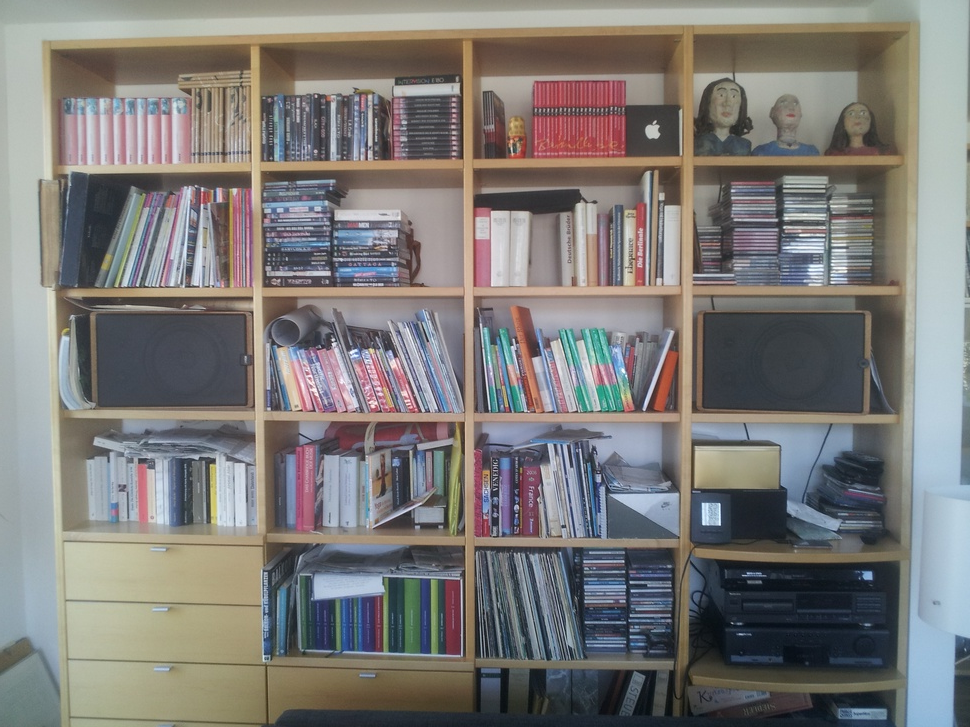
#> input picture HW 09/PGPShelf/20150616_074411.jpg, 970 x 727 px, shrunk from 3264 x 2448 before the run
$ jupyter execute --allow-errors RP_AJMERAANAND_MAYORALBANOSJOSECARLOS_20160602_2.ipynb   (Python 2 division)   (older library calls are emulated)
#> lines starting #> are read from the running program, lines starting #| are printed output that depends on the picture; after the words box and inside, x2 and y2 are one past the last pixel; in counts of white or black regions, pixels touching at a corner belong together; long printed decimals are rounded
[cell 1]
import numpy as np
from scipy.ndimage import imread
import scipy
import glob
from PIL import Image
import random
import cv2
import matplotlib.pyplot as plt

[cell 2]
def SIFT(img):
    sift = cv2.SIFT()
    keypoints = sift.detect(img,None)
    keypoints, descriptors = sift.compute(img,keypoints)
    out = cv2.drawKeypoints(img,keypoints)
    return out,keypoints,descriptors


def keypoint2Array(kp):
    kp1_array_x = []
    kp1_array_y = []

    for point in kp1:
        kp1_array_x.append(point.pt[0])
        kp1_array_y.append(point.pt[1])

    return np.vstack((kp1_array_x, kp1_array_y)).T

[cell 3]
#Taken from http://stackoverflow.com/questions/20259025/module-object-has-no-attribute-drawmatches-opencv-python
#Not available for Python

def drawMatches(img1, kp1, img2, kp2, matches):

    # Create a new output image that concatenates the two images together
    # (a.k.a) a montage

    rows1 = img1.shape[0]
    cols1 = img1.shape[1]
    rows2 = img2.shape[0]
    cols2 = img2.shape[1]

    out = np.zeros((max([rows1,rows2]),cols1+cols2,3), dtype='uint8')

    # Place the first image to the left
    out[:rows1,:cols1] = np.dstack([img1, img1, img1])

    # Place the next image to the right of it
    out[:rows2,cols1:] = np.dstack([img2, img2, img2])

    # For each pair of points we have between both images
    # draw circles, then connect a line between them
    for mat in matches:

        # Get the matching keypoints for each of the images
        img1_idx = mat.queryIdx
        img2_idx = mat.trainIdx

        # x - columns
        # y - rows
        (x1,y1) = kp1[img1_idx].pt
        (x2,y2) = kp2[img2_idx].pt

        # Draw a small circle at both co-ordinates
        # radius 4
        # colour blue
        # thickness = 1
        cv2.circle(out, (int(x1),int(y1)), 4, (255, 0, 0), 1)
        cv2.circle(out, (int(x2)+cols1,int(y2)), 4, (255, 0, 0), 1)

        # Draw a line in between the two points
        # thickness = 1
        # colour blue
        cv2.line(out, (int(x1),int(y1)), (int(x2)+cols1,int(y2)), (255, 0, 0), 3)


    # Show the image
    plt.imshow(out, cmap = 'gray', interpolation = 'bicubic')
    plt.show()

    """
    #Resolution is pretty big
    cv2.imshow('Matched Features', out)
    cv2.waitKey(0)
    cv2.destroyWindow('Matched Features')
    """

    # Also return the image if you'd like a copy
    return out

[cell 4]
# 0 means GrayScale
img1 = cv2.imread('PGPShelf/20150616_074411.jpg',0)
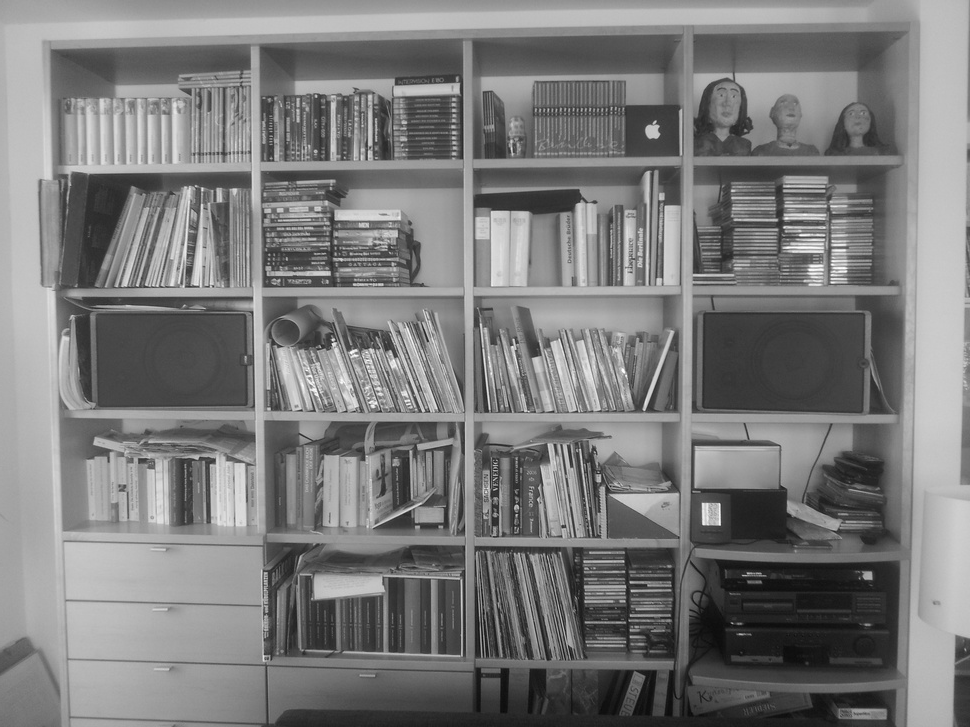
#> img1: shape (727, 970); min 9, max 255, mean 122.9
img2 = cv2.imread('PGPShelf/20150616_074444.jpg',0)
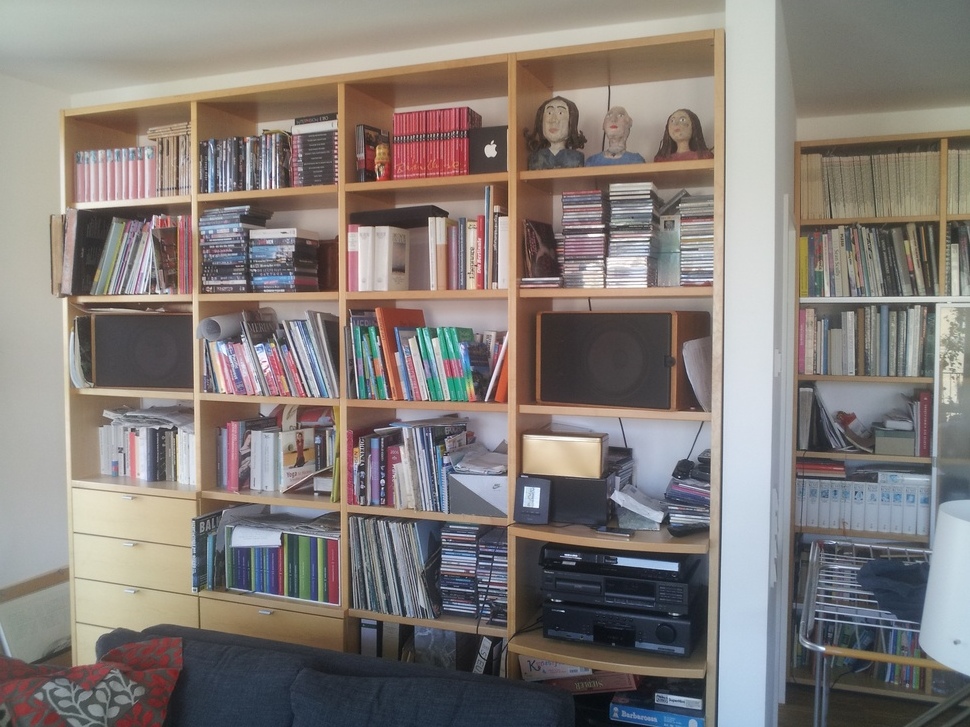
#> input picture HW 09/PGPShelf/20150616_074444.jpg, 970 x 727 px, shrunk from 3264 x 2448 before the run
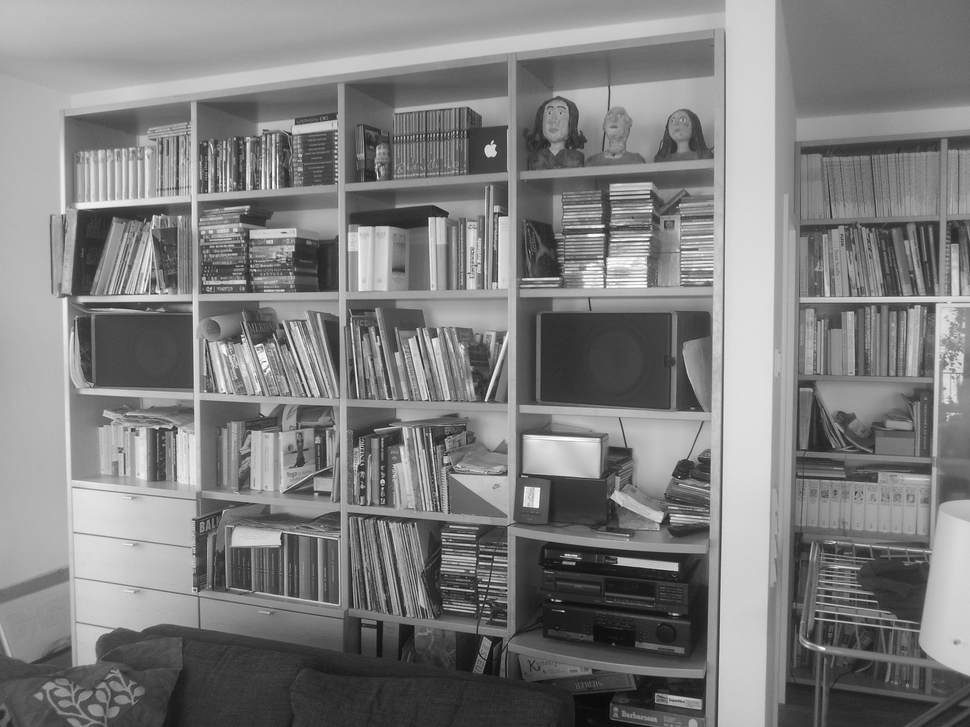
#> img2: shape (727, 970); min 10, max 255, mean 126.8
#cv2.imshow('Original GrayScale', img1)
#cv2.waitKey()
#plt.imshow(img1, cmap = 'gray', interpolation = 'bicubic')
sift1,kp1,desc1 = SIFT(img1)
#> in SIFT, `keypoints = sift.detect(img,None)`: keypoints = 3299 keypoints; strongest (x, y, size): (652, 131, 9.8), (711, 515, 15.1), (868, 575, 6.5), (333, 340, 2.1)
#> kp1 has the same summary as keypoints in SIFT
kp_array_1 = keypoint2Array(kp1)
#> the loop in keypoint2Array, `for point in kp1:` made 3299 passes
#> point on passes 1 to 3: keypoint at (17, 641.9), size 2.2, keypoint at (22.1, 649.1), size 16.4, keypoint at (22.1, 649.1), size 16.4
#> after the loop in keypoint2Array, `for point in kp1:`: kp1_array_x = 3299 values from 16.98 to 967.1; kp1_array_y = 3299 values, max 721.1 at index 615, min 26.12 at index 2819, mean 344.2
#> kp_array_1 = 3299 pairs, first value 16.98 to 967.1, second value 26.12 to 721.1

sift2,kp2,desc2 = SIFT(img2)
#> in SIFT (call 2), `keypoints = sift.detect(img,None)`: keypoints = 3085 keypoints; strongest (x, y, size): (490, 150, 8.4), (673, 567, 6.8), (533, 498, 13.2), (674, 614, 1.8)
#> in SIFT (call 2), `out = cv2.drawKeypoints(img,keypoints)`:
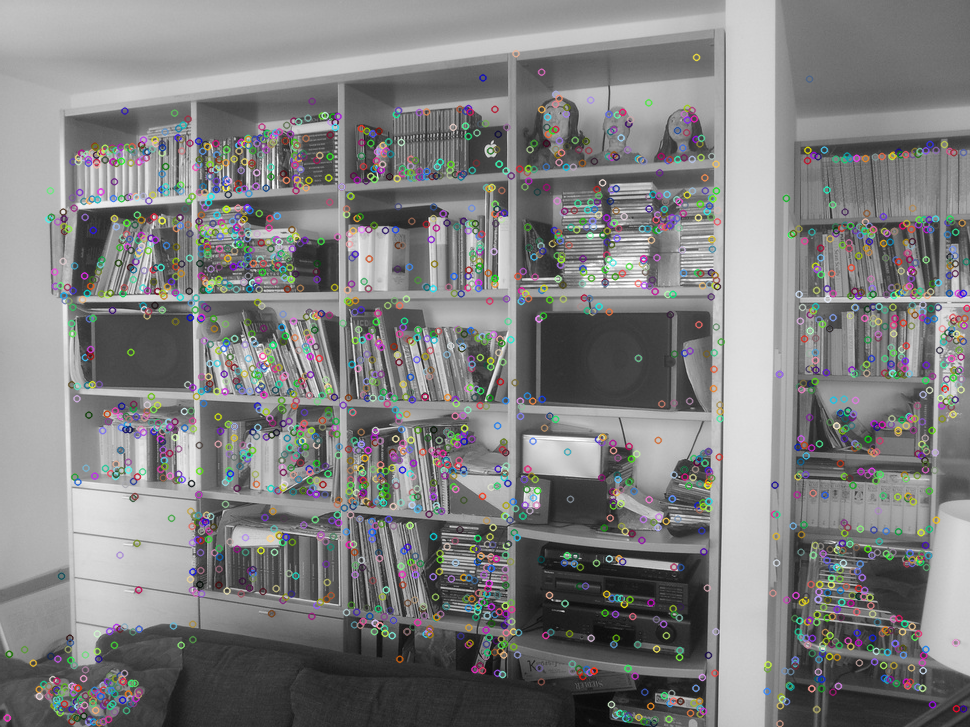
#> out: shape (727, 970, 3); mean of channels 0, 1, 2 127.6, 127.7, 127.6; drawn as B, G, R
#> kp2 has the same summary as keypoints in SIFT
kp_array_2 = keypoint2Array(kp2)
#> the loop in keypoint2Array (call 2), `for point in kp1:` made 3299 passes
#> kp_array_2 has the same summary as kp_array_1

[cell 5]
#NORM_L2 means euclidean distance
matcher = cv2.BFMatcher(cv2.NORM_L2)
matching_points = matcher.knnMatch(desc1,desc2,k=2)
#> matching_points = 3299 matches
# [5 lines of commented-out code are left out]

[cell 6]
#Selecting good matching points
good = []
print "Total Correspondances" , len(matching_points)
#| Total Correspondances 3299

i=0
for m,n in matching_points:
    i = i+1

    if abs(m.distance - n.distance) > 150:
        good.append(m)
#> after the loop, good = 38 matches; i = 3299

print "Number of good correspondences", len(good)
#| Number of good correspondences 38

[cell 7]
#Taking correspondences points

point1 = []
point2 = []

for mat in good:
        # Get the matching keypoints for each of the images
        img1_idx = mat.queryIdx
        img2_idx = mat.trainIdx

        # x - columns
        # y - rows
        (x1,y1) = kp1[img1_idx].pt
        point1.append([x1,y1])
        (x2,y2) = kp2[img2_idx].pt
        point2.append([x2,y2])
#> this loop made 38 passes
#> (img1_idx, img2_idx, x1, y1, x2, y2) on passes 1 to 12: (79, 125, 80.32, 102.1, 86.3, 154), (140, 235, 115.7, 506.1, 115.5, 463.7), (163, 253, 122.3, 487.8, 120.3, 449.9), (164, 255, 122.3, 487.8, 120.3, 449.9), (201, 238, 134.3, 196.9, 115.8, 226.3), (550, 475, 246.1, 199.6, 187.6, 224.2), (649, 550, 268.1, 268.1, 203.6, 278.3), (650, 551, 268.1, 268.1, 203.6, 278.3), (676, 564, 272.1, 220.5, 205.6, 240.5), (688, 573, 272.8, 228.7, 207, 246.9), (689, 574, 272.8, 228.7, 207, 246.9), (695, 581, 274.3, 281.6, 208.6, 289)
#> after the loop, point1 = 38 pairs, first value 80.32 to 806.8, second value 102.1 to 695.3; point2 = 38 pairs, first value 86.3 to 615.7, second value 149 to 672

assert len(point1) == len(point2)

point1 = np.array(point1)
point2 = np.array(point2)
print "Done"

[cell 8]
img3 = drawMatches(img1,kp1,img2,kp2,good)
#> in drawMatches, `out[:rows1,:cols1] = np.dstack([img1, img1, img1])`:
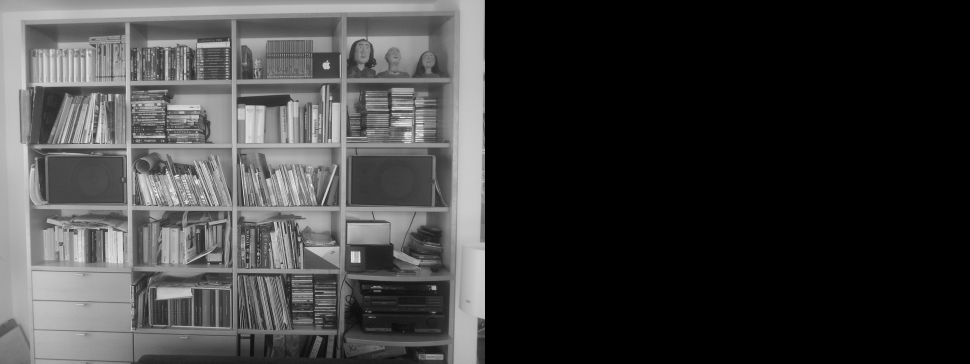
#> out: shape (727, 1940, 3) (shown at 1/2 size); min 0, max 255, mean 61.4
#> in drawMatches, `out[:rows2,cols1:] = np.dstack([img2, img2, img2])`:
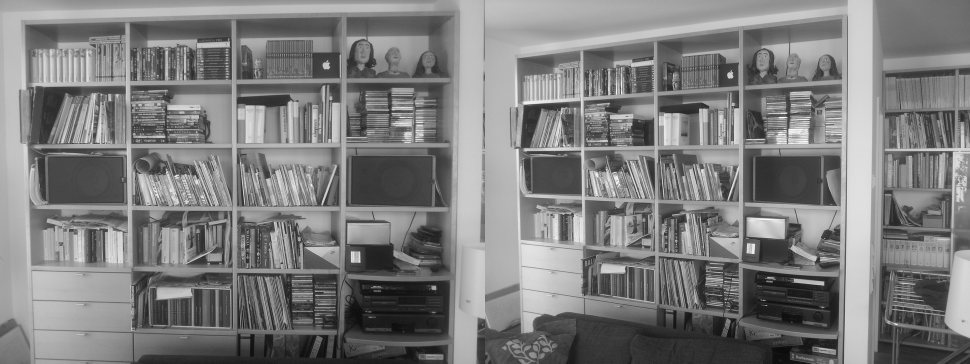
#> out: shape (727, 1940, 3) (shown at 1/2 size); min 9, max 255, mean 124.8
#> the loop in drawMatches, `for mat in matches:` made 38 passes
#> after the loop in drawMatches, `for mat in matches:`:
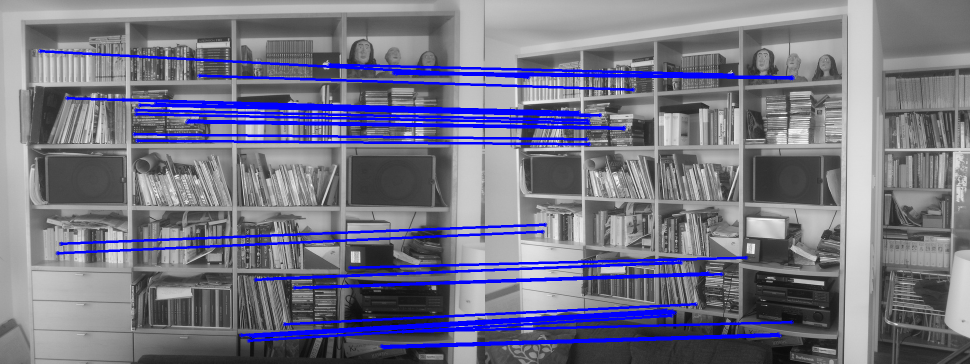
#> out: shape (727, 1940, 3) (shown at 1/2 size); 7.61% of pixels changed, all inside (x1, y1, x2, y2) = (76, 98, 1590, 700); drawn as B, G, R

[cell 9]
# Calibration Matrix and
# General Projective Camera (According Slide 24  03-CamerasPGP
M,mask = cv2.findHomography(point1,point2)
#> M = [[0.566, 0.033, 33.18], [-0.0847, 0.791, 74.7], [-0.000273, 6.51e-05, 1]]; mask = 38 values, max 1 at index 1, min 0 at index 0, mean 0.526
#QR Descomposition

R,K = scipy.linalg.qr(M)
#> R = [[-0.989, -0.148, 0.000467], [0.148, -0.989, -0.000102], [0.000477, -3.15e-05, 1]]; K = [[-0.572, 0.0845, -21.75], [0, -0.787, -78.79], [0, 0, 1.01]]
K = K /K[2,2]
#> K = [[-0.568, 0.0838, -21.58], [0, -0.781, -78.17], [0, 0, 1]]

fix_t = np.eye(3);
if K[0,0] < 0:
    fix_t[0,0] = -1
if K[1,1] < 0:
    fix_t[1,1] = -1

K = np.dot(K , fix_t)
#> K = [[0.568, -0.0838, -21.58], [0, 0.781, -78.17], [0, 0, 1]]

R = np.dot(fix_t , R)
#> R = [[0.989, 0.148, -0.000467], [-0.148, 0.989, 0.000102], [0.000477, -3.15e-05, 1]]

if np.linalg.det(R) <0:
    R = -R ;


print K
#| [[  0.5679  -0.08381 -21.582]
#|  [  0.           0.7809 -78.172]
#|  [  0.           0.           1.        ]]
s = K[0,1]
#> s = -0.0838
ax = K[0,0]
#> ax = 0.568
ay = K[1,1]
#> ay = 0.781
s = K[0,1]
x0 = K[0,2]
#> x0 = -21.58
y0 = K[1,2]
#> y0 = -78.17

T = M[2,:2]
#> T = [-0.000273, 6.51e-05]

[cell 10]
# prepare object points, like (0,0,0), (1,0,0), (2,0,0) ....,(6,5,0)
objp = np.zeros((6*7,3), np.float32)
#print "objp: ",objp
objp[:,:2] = np.mgrid[0:7,0:6].T.reshape(-1,2)
#print "objp: ",objp
# Arrays to store object points and image points from all the images.
objpoints = [] # 3d point in real world space
imgpoints = [] # 2d points in image plane.

#images = glob.glob('PGPShelf/*.jpg')
images=[]
images.append('PGPShelf/20150616_074411.jpg')
images.append('PGPShelf/20150616_074444.jpg')

points = []
points.append(point1)
points.append(point2)

i = 0
for fname in images:
    img = cv2.imread(fname)
#> img is the input picture: shape (727, 970, 3); mean B, G, R 120.1, 122.4, 124.8
    gray = cv2.cvtColor(img,cv2.COLOR_BGR2GRAY)

    # Find the chess board corners
    ret = True
    corners = points[i]
#> corners has the same summary as point1
    i = i+1
    # If found, add object points, image points (after refining them)
    if ret == True:
        objpoints.append(objp)
        #corners2 = cv2.cornerSubPix(img1,corners,(3,3),(-1,-1),criteria)
        imgpoints.append(corners)

        # [6 lines of commented-out code are left out]
print img1.shape[::-1]
#| (970, 727)
print len(objpoints)
#> (the rest of this cell did not finish here and is left out)

[cell 11]
K_ = K[:2,:2]
#> K_ = [[0.568, -0.0838], [0, 0.781]]

p2_cal = np.dot(K_,point1.T).T
#> p2_cal = 38 pairs, first value 23.28 to 437.8, second value 79.76 to 543
print point2 - p2_cal
#> (printed output is left out)

[cell 12]
dist = np.array([0.00000000000000,0.00000000000,0,0])
img_undistorted = cv2.undistort(img2,K,dist)
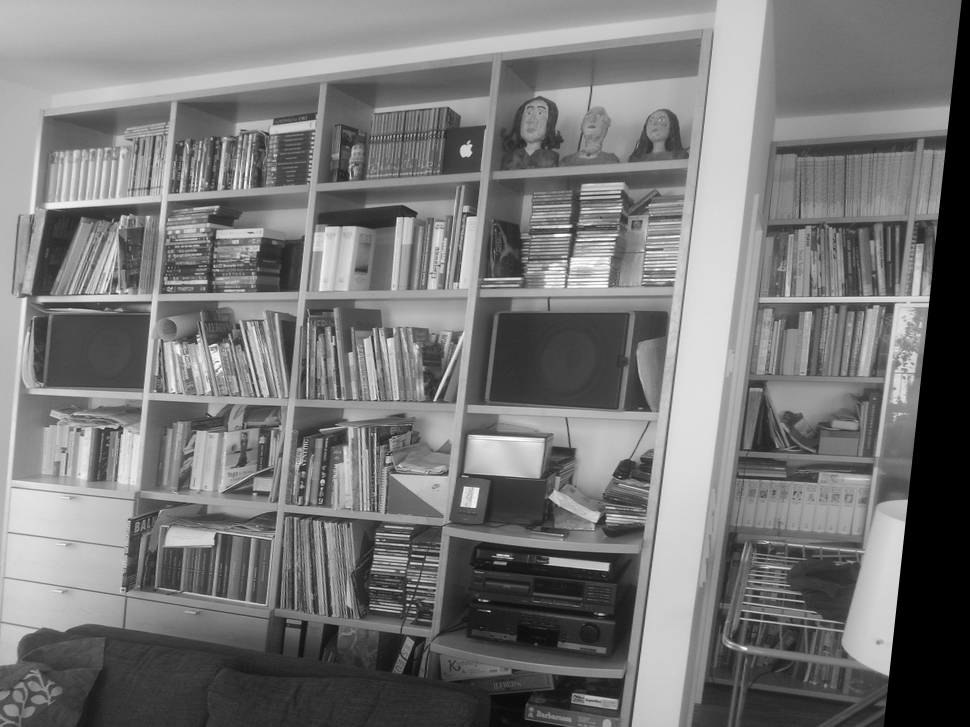
#> img_undistorted: shape (727, 970); min 0, max 255, mean 119.2
#plt.imshow(img1, cmap = 'gray', interpolation = 'bicubic')
#plt.show()
plt.imshow(img_undistorted, cmap = 'gray', interpolation = 'bicubic')
plt.show()
